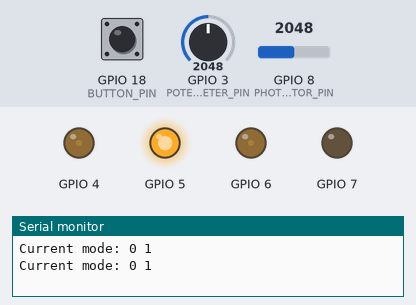
A program run on a simulated ESP32-S3. On the bench: output pins drawn as LEDs (lit = HIGH), the last lines printed to the serial monitor. Dashed ring = blinking. Inputs (shaded band) come from the test bench; at power-on: GPIO 8 (PHOTORESISTOR_PIN) = 2048, GPIO 3 (POTENTIOMETER_PIN) = 2048, GPIO 18 (BUTTON_PIN) HIGH (analog values on the 0–4095 scale).

Above: at 1.3 s.
1.4 s: GPIO 8 (PHOTORESISTOR_PIN) set to 2866
At 4.1 s:
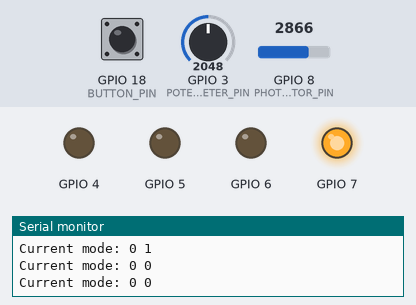
4.9 s: GPIO 8 (PHOTORESISTOR_PIN) set to 2047
At 8.4 s:
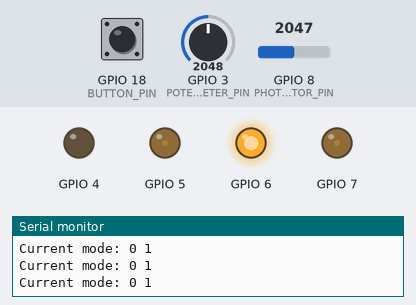
9.1 s: GPIO 8 (PHOTORESISTOR_PIN) set to 2339
13.3 s: GPIO 8 (PHOTORESISTOR_PIN) set to 2465
17.5 s: GPIO 3 (POTENTIOMETER_PIN) set to 560
At 18.86 s:
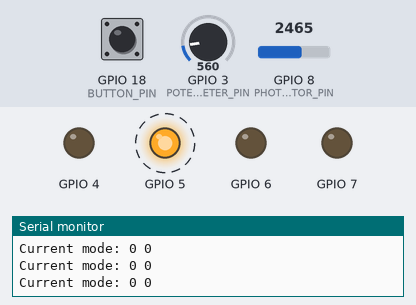
21.0 s: GPIO 3 (POTENTIOMETER_PIN) set to 0
At 21.08 s:
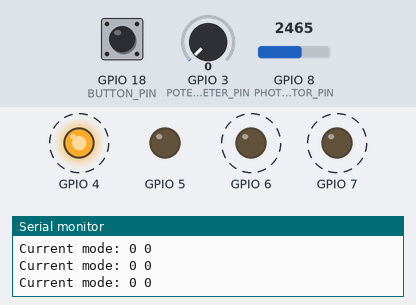
Timing chart, 0 to 25.5 s (numbered marks = the images above; inputs shaded):
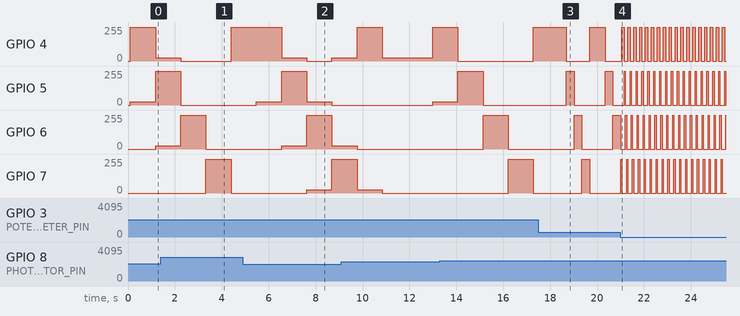

Measured:
- after the input at 4.9 s, GPIO 4: 255/255 → 25/255 after 1.6 s, → 0/255 1.1 s later, → 25/255 1.1 s later; GPIO 7: 0/255 → 25/255 after 2.7 s, → 255/255 1.1 s later
- after the input at 17.5 s, GPIO 4: 255/255 → 0/255 after 1.2 s instead of 1.9 s; GPIO 6: 0/255 → 255/255 after 1.5 s instead of 3.0 s; GPIO 7: 0/255 → 255/255 after 1.9 s, → 0/255 0.33 s later
- after the input at 21.0 s, GPIO 4: alternates 255/255 for 0.10 s and 0/255 for 0.15 s, starting after 0.06 s; GPIO 5: alternates 255/255 for 0.05 s and 0/255 for 0.20 s, starting after 0.16 s

The program:

main.cpp
```cpp
#include <Arduino.h>

#define POTENTIOMETER_PIN 3
#define PHOTORESISTOR_PIN 8
#define BUTTON_PIN 18
#define MAIN_LED_VAL 255
#define SIDE_LED_VAL 25

constexpr int RED_LED_PINS[]{4, 5, 6, 7};
constexpr int NUM_LEDS = sizeof(RED_LED_PINS) / sizeof(RED_LED_PINS[0]);
volatile uint8_t LED_WAVE_SIZE = NUM_LEDS + 3;

enum Mode {
    WAVE,
    WAVE_REVERSE,
    WAVE_BOUNCE,
    NUM_MODES
};

volatile uint8_t main_led_idx = 0;
volatile Mode current_mode = WAVE;
volatile unsigned long last_interrupt_time = 0;
volatile bool bounce_reverse = true;

void changeMode();

void changeType();

int getNextIdx();

int getPrevIdx();

void writeLed(uint8_t idx, uint8_t val);

void runWave(bool reverse = false, bool is_analog = true);

void runBouncyWave();

void switchMainLed(bool reverse);

void setup() {
    Serial.begin(9600);
    analogReadResolution(10);
    analogWriteResolution(8);
    pinMode(BUTTON_PIN, INPUT);
    attachInterrupt(digitalPinToInterrupt(BUTTON_PIN), changeMode, FALLING);

    for (int i: RED_LED_PINS) {
        pinMode(i, OUTPUT);
    }
    delay(100);
}

void changeMode() {
    unsigned long current_time = millis();

    if (current_time - last_interrupt_time > 500) {
        current_mode = static_cast<Mode>((current_mode + 1) % NUM_MODES);
        last_interrupt_time = current_time;
    }
}


void loop() {
    uint32_t wave_speed = analogRead(POTENTIOMETER_PIN);
    wave_speed = (wave_speed + 25) * 2;
    uint32_t type_raw = analogRead(PHOTORESISTOR_PIN);

    bool is_analog = type_raw < 600;

    Serial.println("Current mode: " + String(current_mode) + " " + is_analog);

    switch (current_mode) {
        case WAVE:
            runWave(false, is_analog);
            break;

        case WAVE_REVERSE:
            runWave(true, is_analog);
            break;

        case WAVE_BOUNCE:
            runBouncyWave();
            break;

        default:
            break;
    }

    delay(wave_speed);
    for (int led: RED_LED_PINS) {
        analogWrite(led, 0);
    }
}

void runWave(bool reverse, bool is_analog) {
    LED_WAVE_SIZE = NUM_LEDS + 1;
    writeLed(main_led_idx, MAIN_LED_VAL);

    if (is_analog) {
        LED_WAVE_SIZE = NUM_LEDS + 3;
        uint8_t next_led_idx = getNextIdx();
        uint8_t prev_led_idx = getPrevIdx();
        writeLed(next_led_idx, SIDE_LED_VAL);
        writeLed(prev_led_idx, SIDE_LED_VAL);
    }

    switchMainLed(reverse);
}

void runBouncyWave() {
    LED_WAVE_SIZE = NUM_LEDS;
    writeLed(main_led_idx, MAIN_LED_VAL);
    if (main_led_idx >= LED_WAVE_SIZE - 1) {
        bounce_reverse = true;
        switchMainLed(true);
    } else if (main_led_idx == 0) {
        bounce_reverse = false;
        switchMainLed(false);
    } else {
        switchMainLed(bounce_reverse);
    }
}

int getNextIdx() {
    return (main_led_idx + 1) % LED_WAVE_SIZE;
}

int getPrevIdx() {
    return (main_led_idx + LED_WAVE_SIZE - 1) % LED_WAVE_SIZE;
}

void writeLed(uint8_t idx, uint8_t val) {
    if (idx >= 0 && idx < LED_WAVE_SIZE) {
        analogWrite(RED_LED_PINS[idx], val);
    }
}

void switchMainLed(bool reverse) {
    if (reverse) {
        main_led_idx = getPrevIdx();
    } else {
        main_led_idx = getNextIdx();
    }
}
```
